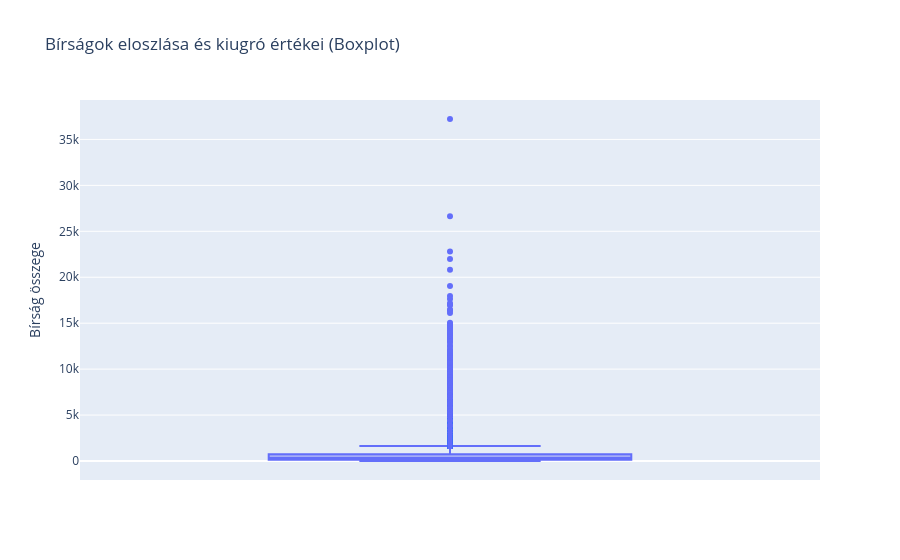
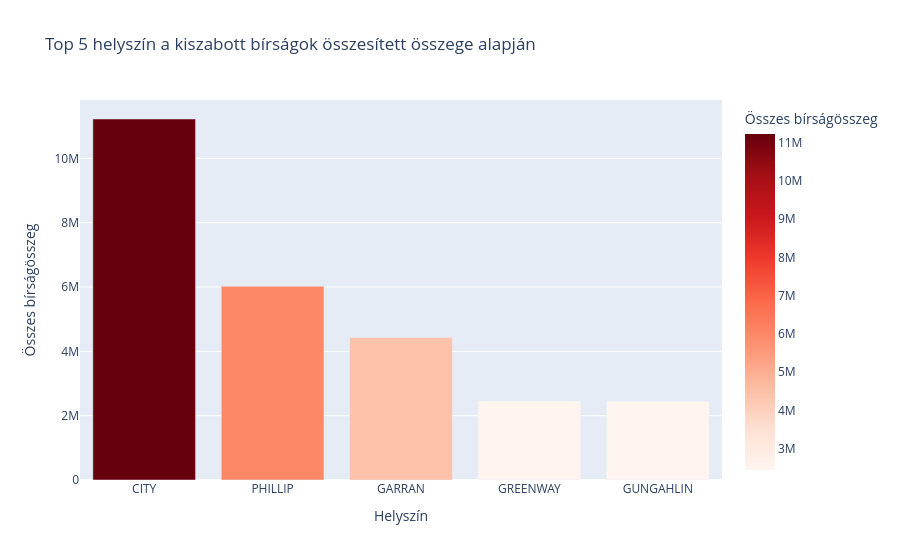
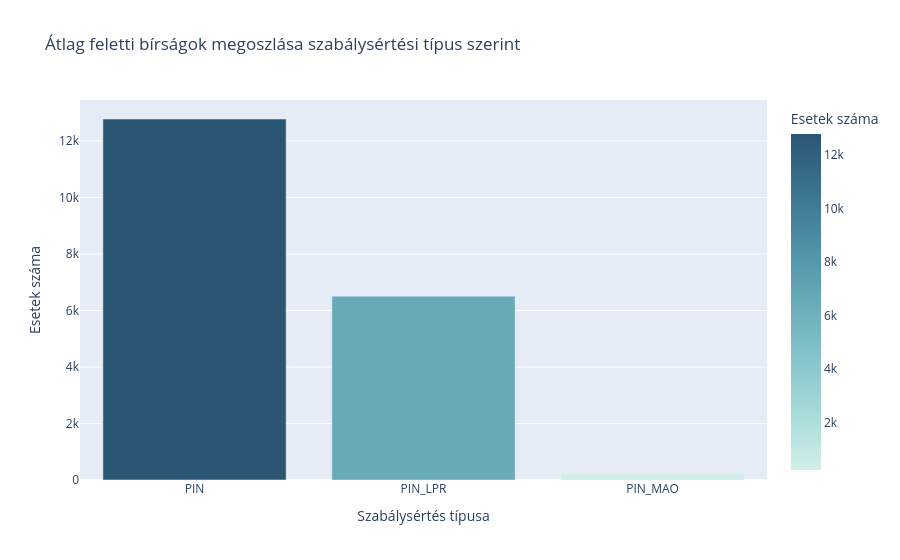
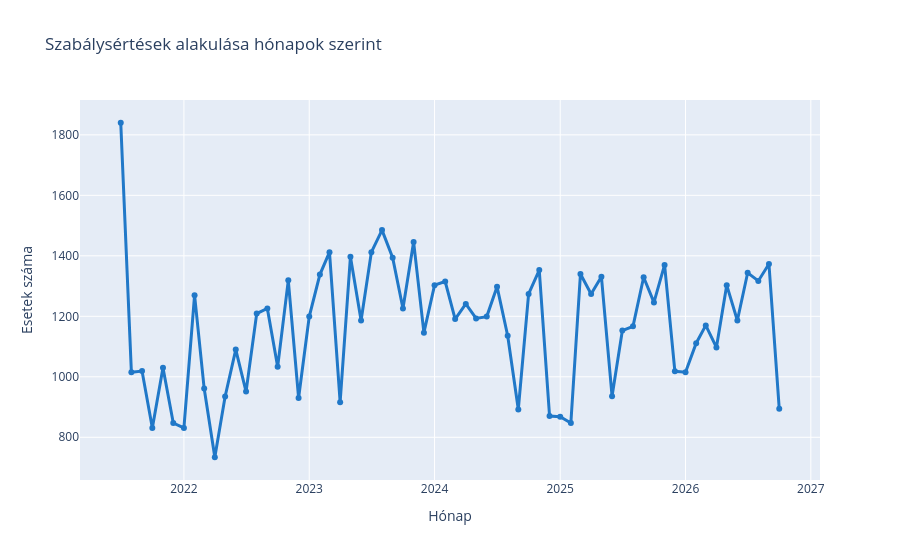

Notebook code cell kept with these figures, in order:
### Code cell
from pathlib import Path
import pandas as pd
import numpy as np
import plotly.express as px
import plotly.graph_objects as go



adathalmaz = pd.read_csv('data.csv')

print("Adatszett mérete (sorok, oszlopok):", adathalmaz.shape)
display(adathalmaz.head())

print("1.Kérdés: Milyen alapstatisztikai mutatói vannak a kiszabott bírságoknak?")
print()
buntetesek = adathalmaz['penalty_amount'].dropna()

atlag = np.mean(buntetesek)
median = np.median(buntetesek)
szoras = np.std(buntetesek)
minimum = np.min(buntetesek)
maximum = np.max(buntetesek)

print(f"Bírságok statisztikái:")
print(f"- Átlag: {atlag:.2f}")
print(f"- Medián: {median:.2f}")
print(f"- Szórás: {szoras:.2f}")
print(f"- Minimum: {minimum}")
print(f"- Maximum: {maximum}")

fig = px.box(adathalmaz, y='penalty_amount', title='Bírságok eloszlása és kiugró értékei (Boxplot)',
             labels={'penalty_amount': 'Bírság összege'})
fig.show()




print("2.Kérdés: Melyik 5 helyszínen halmozódott fel a legtöbb bírság összege?")
top_helyszín = adathalmaz.groupby('offence_location')['penalty_amount'].sum().reset_index()
top_helyszín = top_helyszín.sort_values(by='penalty_amount', ascending=False).head(5)

print("A legtöbb bírságösszeget generáló top 5 helyszín:")
print()
display(top_helyszín)

fig = px.bar(top_helyszín, x='offence_location', y='penalty_amount', 
             title='Top 5 helyszín a kiszabott bírságok összesített összege alapján',
             labels={'offence_location': 'Helyszín', 'penalty_amount': 'Összes bírságösszeg'},
             color='penalty_amount', color_continuous_scale='Reds')
fig.show()




print("3.Kérdés: Hány olyan szabálysértés történt, ahol a bírság meghaladta az átlagos bírságösszeget, és milyen típusúak ezek?")
print()
atlagos_birsag = np.mean(adathalmaz['penalty_amount'])

atlagos_birsag_feletti = adathalmaz[adathalmaz['penalty_amount'] > atlagos_birsag]

print(f"Az átlagos bírság (${atlagos_birsag:.2f}) feletti esetek száma: {len(atlagos_birsag_feletti)}")


típusok_száma = atlagos_birsag_feletti['infringement_type'].value_counts().reset_index()
típusok_száma.columns = ['infringement_type', 'count']

print("\nA leggyakoribb szabálysértési típusok az átlag felettiek között:")
display(típusok_száma)


fig = px.bar(típusok_száma, x='infringement_type', y='count',
             title='Átlag feletti bírságok megoszlása szabálysértési típus szerint',
             labels={'infringement_type': 'Szabálysértés típusa', 'count': 'Esetek száma'},
             color='count', color_continuous_scale='Teal')
fig.show()





print("4.Kérdés: Hogyan alakult a szabálysértések száma az idő múlásával (hónapok szerint)?")
print()
adathalmaz['offence_date'] = pd.to_datetime(adathalmaz['offence_date'], errors='coerce')
adathalmaz['month'] = adathalmaz['offence_date'].dt.to_period('M').astype(str)

szamok_havonta = adathalmaz['month'].value_counts().sort_index().reset_index()
szamok_havonta.columns = ['month', 'case_count']

print("Havi esetszámok (utolsó sorok):")
display(szamok_havonta.tail(6))

fig = px.line(szamok_havonta, x='month', y='case_count', 
              markers=True,
              title='Szabálysértések alakulása hónapok szerint',
              labels={'month': 'Hónap', 'case_count': 'Esetek száma'})
fig.update_traces(line_color='rgb(32, 120, 200)', line_width=3)
fig.show()





print("5.Kérdés: Hogyan oszlanak meg az egyes szabálysértési típusok az adatszettben?")
print()
szabalysertesek = adathalmaz['infringement_type'].value_counts().reset_index()
szabalysertesek.columns = ['infringement_type', 'count']

print("Szabálysértési típusok darabszáma:")
display(szabalysertesek)


fig = px.pie(szabalysertesek, names='infringement_type', values='count',
             title='Szabálysértési típusok aránya',
             hole=0.3)
fig.update_traces(textinfo='percent+label')
fig.show()

### Figure 1 — Plotly figure (JSON) as saved in the notebook; plotly's stock layout.template omitted (floating-point values rounded to 4 significant figures; data arrays with more than 128 entries replaced by an {"elided": "..."} marker saying what was removed)
{"data": [{"alignmentgroup": "True", "hovertemplate": "Bírság összege=%{y}<extra></extra>", "legendgroup": "", "marker": {"color": "#636efa"}, "name": "", "notched": false, "offsetgroup": "", "orientation": "v", "showlegend": false, "type": "box", "x0": " ", "xaxis": "x", "y": {"elided": "74582 float values"}, "y0": " ", "yaxis": "y"}], "layout": {"boxmode": "group", "legend": {"tracegroupgap": 0}, "title": {"text": "Bírságok eloszlása és kiugró értékei (Boxplot)"}, "xaxis": {"anchor": "y", "domain": [0, 1]}, "yaxis": {"anchor": "x", "domain": [0, 1], "title": {"text": "Bírság összege"}}}}

### Figure 2 — Plotly figure (JSON) as saved in the notebook; plotly's stock layout.template omitted (floating-point values rounded to 4 significant figures)
{"data": [{"hovertemplate": "Helyszín=%{x}<br>Összes bírságösszeg=%{marker.color}<extra></extra>", "legendgroup": "", "marker": {"color": [11220000.0, 6024000.0, 4431000.0, 2465000.0, 2445000.0], "coloraxis": "coloraxis", "pattern": {"shape": ""}}, "name": "", "orientation": "v", "showlegend": false, "textposition": "auto", "type": "bar", "x": ["CITY", "PHILLIP", "GARRAN", "GREENWAY", "GUNGAHLIN"], "xaxis": "x", "y": [11220000.0, 6024000.0, 4431000.0, 2465000.0, 2445000.0], "yaxis": "y"}], "layout": {"barmode": "relative", "coloraxis": {"colorbar": {"title": {"text": "Összes bírságösszeg"}}, "colorscale": [[0, "rgb(255,245,240)"], [0.125, "rgb(254,224,210)"], [0.25, "rgb(252,187,161)"], [0.375, "rgb(252,146,114)"], [0.5, "rgb(251,106,74)"], [0.625, "rgb(239,59,44)"], [0.75, "rgb(203,24,29)"], [0.875, "rgb(165,15,21)"], [1, "rgb(103,0,13)"]]}, "legend": {"tracegroupgap": 0}, "title": {"text": "Top 5 helyszín a kiszabott bírságok összesített összege alapján"}, "xaxis": {"anchor": "y", "domain": [0, 1], "title": {"text": "Helyszín"}}, "yaxis": {"anchor": "x", "domain": [0, 1], "title": {"text": "Összes bírságösszeg"}}}}

### Figure 3 — Plotly figure (JSON) as saved in the notebook; plotly's stock layout.template omitted (floating-point values rounded to 4 significant figures)
{"data": [{"hovertemplate": "Szabálysértés típusa=%{x}<br>Esetek száma=%{marker.color}<extra></extra>", "legendgroup": "", "marker": {"color": [12776, 6506, 234], "coloraxis": "coloraxis", "pattern": {"shape": ""}}, "name": "", "orientation": "v", "showlegend": false, "textposition": "auto", "type": "bar", "x": ["PIN", "PIN_LPR", "PIN_MAO"], "xaxis": "x", "y": [12776, 6506, 234], "yaxis": "y"}], "layout": {"barmode": "relative", "coloraxis": {"colorbar": {"title": {"text": "Esetek száma"}}, "colorscale": [[0, "rgb(209, 238, 234)"], [0.1667, "rgb(168, 219, 217)"], [0.3333, "rgb(133, 196, 201)"], [0.5, "rgb(104, 171, 184)"], [0.6667, "rgb(79, 144, 166)"], [0.8333, "rgb(59, 115, 143)"], [1, "rgb(42, 86, 116)"]]}, "legend": {"tracegroupgap": 0}, "title": {"text": "Átlag feletti bírságok megoszlása szabálysértési típus szerint"}, "xaxis": {"anchor": "y", "domain": [0, 1], "title": {"text": "Szabálysértés típusa"}}, "yaxis": {"anchor": "x", "domain": [0, 1], "title": {"text": "Esetek száma"}}}}

### Figure 4 — Plotly figure (JSON) as saved in the notebook; plotly's stock layout.template omitted (floating-point values rounded to 4 significant figures)
{"data": [{"hovertemplate": "Hónap=%{x}<br>Esetek száma=%{y}<extra></extra>", "legendgroup": "", "line": {"color": "rgb(32, 120, 200)", "dash": "solid", "width": 3}, "marker": {"symbol": "circle"}, "mode": "lines+markers", "name": "", "orientation": "v", "showlegend": false, "type": "scatter", "x": ["2021-07", "2021-08", "2021-09", "2021-10", "2021-11", "2021-12", "2022-01", "2022-02", "2022-03", "2022-04", "2022-05", "2022-06", "2022-07", "2022-08", "2022-09", "2022-10", "2022-11", "2022-12", "2023-01", "2023-02", "2023-03", "2023-04", "2023-05", "2023-06", "2023-07", "2023-08", "2023-09", "2023-10", "2023-11", "2023-12", "2024-01", "2024-02", "2024-03", "2024-04", "2024-05", "2024-06", "2024-07", "2024-08", "2024-09", "2024-10", "2024-11", "2024-12", "2025-01", "2025-02", "2025-03", "2025-04", "2025-05", "2025-06", "2025-07", "2025-08", "2025-09", "2025-10", "2025-11", "2025-12", "2026-01", "2026-02", "2026-03", "2026-04", "2026-05", "2026-06", "2026-07", "2026-08", "2026-09", "2026-10"], "xaxis": "x", "y": [1840, 1015, 1019, 831, 1030, 847, 831, 1270, 961, 734, 935, 1090, 951, 1209, 1226, 1033, 1319, 930, 1199, 1338, 1412, 916, 1397, 1186, 1412, 1485, 1394, 1226, 1446, 1146, 1303, 1315, 1191, 1241, 1193, 1199, 1298, 1136, 892, 1274, 1353, 870, 868, 847, 1340, 1274, 1331, 936, 1153, 1167, 1329, 1246, 1370, 1018, 1015, 1111, 1170, 1097, 1303, 1186, 1344, 1317, 1373, 894], "yaxis": "y"}], "layout": {"legend": {"tracegroupgap": 0}, "title": {"text": "Szabálysértések alakulása hónapok szerint"}, "xaxis": {"anchor": "y", "domain": [0, 1], "title": {"text": "Hónap"}}, "yaxis": {"anchor": "x", "domain": [0, 1], "title": {"text": "Esetek száma"}}}}
